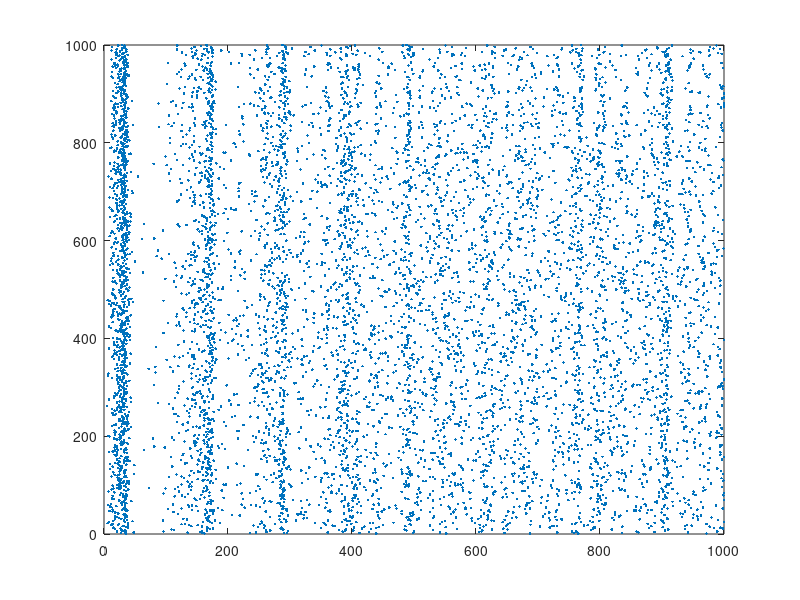

MATLAB code for this plot:
% Created by Eugene M. Izhikevich, February 25, 2003
% Excitatory neurons    Inhibitory neurons

% Hint: You will need to import the libraries here (suggestion: import pylab as pl)

Ne=800;                 Ni=200;
re=rand(Ne,1);          ri=rand(Ni,1);
a=[0.02*ones(Ne,1);     0.02+0.08*ri]; % Hint: Use pl.hstack([vector1, vector2])
b=[0.2*ones(Ne,1);      0.25-0.05*ri];
c=[-65+15*re.^2;        -65*ones(Ni,1)];
d=[8-6*re.^2;           2*ones(Ni,1)];
S=[0.5*rand(Ne+Ni,Ne),  -rand(Ne+Ni,Ni)];

v=-65*ones(Ne+Ni,1);    % Initial values of v
u=b.*v;                 % Initial values of u
firings=[];             % spike timings % Hint: use pl.empty((2,0))

for t=1:1000            % simulation of 1000 ms
  I=[5*randn(Ne,1);2*randn(Ni,1)]; % thalamic input
  fired=find(v>=30);    % indices of spikes
  % Hint: you might need an if statement here
  firings=[firings; t+0*fired,fired];
  v(fired)=c(fired);
  u(fired)=u(fired)+d(fired);
  I=I+sum(S(:,fired),2); % Hint: you can specify the axis for sum with .sim(axis=1)
  v=v+0.5*(0.04*v.^2+5*v+140-u+I); % step 0.5 ms
  v=v+0.5*(0.04*v.^2+5*v+140-u+I); % for numerical
  u=u+a.*(b.*v-u);                 % stability
end;
plot(firings(:,1),firings(:,2),'.'); % Hint: use pl.scatter()
% Hint: if the plot doesn't appear, use pl.show() if necessary